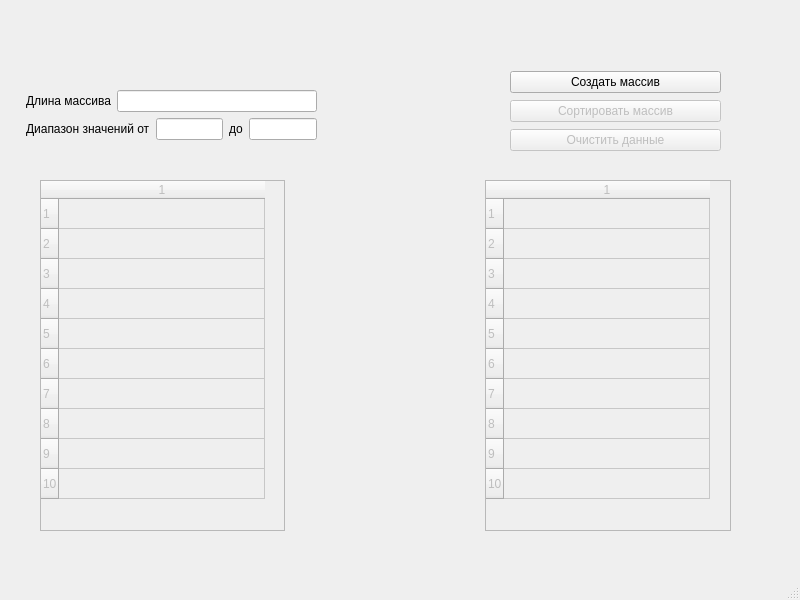
<?xml version="1.0" encoding="UTF-8"?>
<ui version="4.0">
 <class>MainWindow</class>
 <widget class="QMainWindow" name="MainWindow">
  <property name="geometry">
   <rect>
    <x>0</x>
    <y>0</y>
    <width>800</width>
    <height>600</height>
   </rect>
  </property>
  <property name="windowTitle">
   <string>Сортировка массива</string>
  </property>
  <widget class="QWidget" name="centralwidget">
   <widget class="QWidget" name="">
    <property name="geometry">
     <rect>
      <x>26</x>
      <y>90</y>
      <width>291</width>
      <height>52</height>
     </rect>
    </property>
    <layout class="QVBoxLayout" name="verticalLayout">
     <item>
      <layout class="QHBoxLayout" name="arrayLengthField">
       <item>
        <widget class="QLabel" name="arrayLengthLabel">
         <property name="text">
          <string>Длина массива</string>
         </property>
        </widget>
       </item>
       <item>
        <widget class="QLineEdit" name="arrayLengthLinedEdit"/>
       </item>
      </layout>
     </item>
     <item>
      <layout class="QHBoxLayout" name="arrayRangeField">
       <item>
        <widget class="QLabel" name="arrayRangeLabel">
         <property name="text">
          <string>Диапазон значений от</string>
         </property>
        </widget>
       </item>
       <item>
        <widget class="QLineEdit" name="mainValueLineEdit"/>
       </item>
       <item>
        <widget class="QLabel" name="label">
         <property name="text">
          <string>до</string>
         </property>
        </widget>
       </item>
       <item>
        <widget class="QLineEdit" name="maxValueLineEdit"/>
       </item>
      </layout>
     </item>
    </layout>
   </widget>
   <widget class="QWidget" name="">
    <property name="geometry">
     <rect>
      <x>510</x>
      <y>70</y>
      <width>211</width>
      <height>83</height>
     </rect>
    </property>
    <layout class="QVBoxLayout" name="actionButtons">
     <item>
      <widget class="QPushButton" name="createArrayButton">
       <property name="text">
        <string>Создать массив</string>
       </property>
      </widget>
     </item>
     <item>
      <widget class="QPushButton" name="sortButton">
       <property name="enabled">
        <bool>false</bool>
       </property>
       <property name="text">
        <string>Сортировать массив</string>
       </property>
      </widget>
     </item>
     <item>
      <widget class="QPushButton" name="resetButton">
       <property name="enabled">
        <bool>false</bool>
       </property>
       <property name="text">
        <string>Очистить данные</string>
       </property>
      </widget>
     </item>
    </layout>
   </widget>
   <widget class="QWidget" name="">
    <property name="geometry">
     <rect>
      <x>40</x>
      <y>180</y>
      <width>691</width>
      <height>351</height>
     </rect>
    </property>
    <layout class="QHBoxLayout" name="tablesLayout">
     <property name="spacing">
      <number>200</number>
     </property>
     <property name="leftMargin">
      <number>0</number>
     </property>
     <item>
      <widget class="QTableWidget" name="inputTable">
       <property name="enabled">
        <bool>false</bool>
       </property>
       <property name="rowCount">
        <number>10</number>
       </property>
       <property name="columnCount">
        <number>1</number>
       </property>
       <attribute name="horizontalHeaderCascadingSectionResizes">
        <bool>false</bool>
       </attribute>
       <attribute name="horizontalHeaderDefaultSectionSize">
        <number>206</number>
       </attribute>
       <row/>
       <row/>
       <row/>
       <row/>
       <row/>
       <row/>
       <row/>
       <row/>
       <row/>
       <row/>
       <column/>
      </widget>
     </item>
     <item>
      <widget class="QTableWidget" name="resultTable">
       <property name="enabled">
        <bool>false</bool>
       </property>
       <property name="sizePolicy">
        <sizepolicy hsizetype="Expanding" vsizetype="Expanding">
         <horstretch>0</horstretch>
         <verstretch>0</verstretch>
        </sizepolicy>
       </property>
       <property name="rowCount">
        <number>10</number>
       </property>
       <property name="columnCount">
        <number>1</number>
       </property>
       <attribute name="horizontalHeaderCascadingSectionResizes">
        <bool>false</bool>
       </attribute>
       <attribute name="horizontalHeaderDefaultSectionSize">
        <number>206</number>
       </attribute>
       <row/>
       <row/>
       <row/>
       <row/>
       <row/>
       <row/>
       <row/>
       <row/>
       <row/>
       <row/>
       <column/>
      </widget>
     </item>
    </layout>
   </widget>
  </widget>
  <widget class="QStatusBar" name="statusbar"/>
 </widget>
 <resources/>
 <connections/>
</ui>
